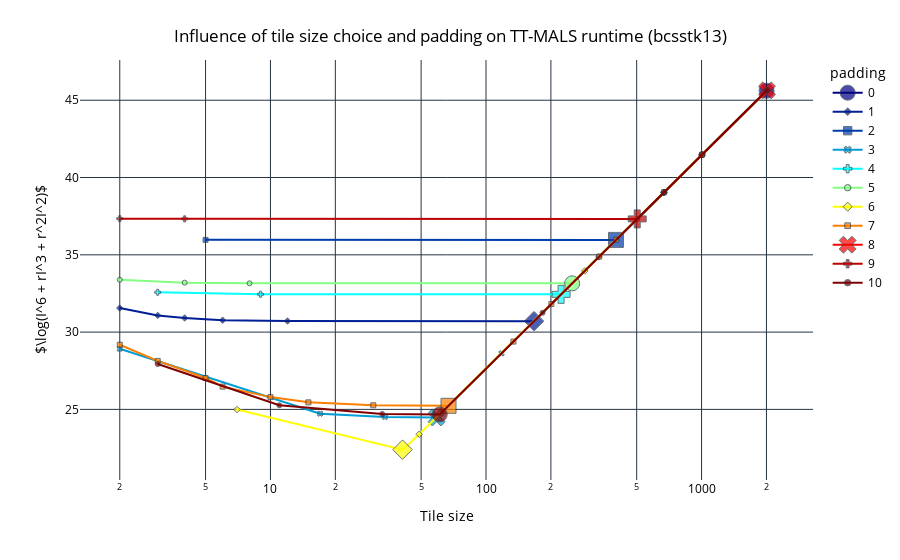

The code cell stored with this chart in its notebook:
### Code cell
line_plot_padding_tile_size_tt_mals_runtime_per_matrix(padding_df, "bcsstk13")

### Figure 1 — Plotly figure (JSON) as saved in the notebook; plotly's stock layout.template omitted (floating-point values rounded to 4 significant figures)
{"data": [{"hovertemplate": "padding=0<br>Tile size=%{x}<br>log_obj_func=%{y}<extra></extra>", "legendgroup": "0", "line": {"color": "rgb(0, 0, 131)", "dash": "solid"}, "marker": {"symbol": "circle", "size": [15]}, "mode": "lines+markers", "name": "0", "orientation": "v", "showlegend": true, "x": [2003.0], "xaxis": "x", "y": [45.61], "yaxis": "y", "type": "scatter"}, {"hovertemplate": "padding=1<br>Tile size=%{x}<br>log_obj_func=%{y}<extra></extra>", "legendgroup": "1", "line": {"color": "rgb(0, 30, 150)", "dash": "solid"}, "marker": {"symbol": "diamond", "size": [5, 5, 5, 5, 5, 15, 5, 5, 5, 5, 5]}, "mode": "lines+markers", "name": "1", "orientation": "v", "showlegend": true, "x": [2.0, 3.0, 4.0, 6.0, 12.0, 167.0, 334.0, 501.0, 668.0, 1002.0, 2004.0], "xaxis": "x", "y": [31.55, 31.08, 30.92, 30.77, 30.72, 30.71, 34.87, 37.3, 39.03, 41.46, 45.62], "yaxis": "y", "type": "scatter"}, {"hovertemplate": "padding=2<br>Tile size=%{x}<br>log_obj_func=%{y}<extra></extra>", "legendgroup": "2", "line": {"color": "rgb(0, 60, 170)", "dash": "solid"}, "marker": {"symbol": "square", "size": [5, 15, 5]}, "mode": "lines+markers", "name": "2", "orientation": "v", "showlegend": true, "x": [5.0, 401.0, 2005.0], "xaxis": "x", "y": [35.97, 35.96, 45.62], "yaxis": "y", "type": "scatter"}, {"hovertemplate": "padding=3<br>Tile size=%{x}<br>log_obj_func=%{y}<extra></extra>", "legendgroup": "3", "line": {"color": "rgb(2, 157, 212)", "dash": "solid"}, "marker": {"symbol": "x", "size": [5, 5, 5, 15, 5, 5, 5]}, "mode": "lines+markers", "name": "3", "orientation": "v", "showlegend": true, "x": [2.0, 17.0, 34.0, 59.0, 118.0, 1003.0, 2006.0], "xaxis": "x", "y": [28.92, 24.72, 24.51, 24.48, 28.62, 41.46, 45.62], "yaxis": "y", "type": "scatter"}, {"hovertemplate": "padding=4<br>Tile size=%{x}<br>log_obj_func=%{y}<extra></extra>", "legendgroup": "4", "line": {"color": "rgb(5, 255, 255)", "dash": "solid"}, "marker": {"symbol": "cross", "size": [5, 5, 15, 5, 5]}, "mode": "lines+markers", "name": "4", "orientation": "v", "showlegend": true, "x": [3.0, 9.0, 223.0, 669.0, 2007.0], "xaxis": "x", "y": [32.58, 32.45, 32.44, 39.03, 45.63], "yaxis": "y", "type": "scatter"}, {"hovertemplate": "padding=5<br>Tile size=%{x}<br>log_obj_func=%{y}<extra></extra>", "legendgroup": "5", "line": {"color": "rgb(130, 255, 128)", "dash": "solid"}, "marker": {"symbol": "circle", "size": [5, 5, 5, 15, 5, 5, 5]}, "mode": "lines+markers", "name": "5", "orientation": "v", "showlegend": true, "x": [2.0, 4.0, 8.0, 251.0, 502.0, 1004.0, 2008.0], "xaxis": "x", "y": [33.39, 33.2, 33.16, 33.15, 37.31, 41.47, 45.63], "yaxis": "y", "type": "scatter"}, {"hovertemplate": "padding=6<br>Tile size=%{x}<br>log_obj_func=%{y}<extra></extra>", "legendgroup": "6", "line": {"color": "rgb(255, 255, 0)", "dash": "solid"}, "marker": {"symbol": "diamond", "size": [5, 15, 5, 5, 5]}, "mode": "lines+markers", "name": "6", "orientation": "v", "showlegend": true, "x": [7.0, 41.0, 49.0, 287.0, 2009.0], "xaxis": "x", "y": [24.99, 22.4, 23.39, 33.96, 45.63], "yaxis": "y", "type": "scatter"}, {"hovertemplate": "padding=7<br>Tile size=%{x}<br>log_obj_func=%{y}<extra></extra>", "legendgroup": "7", "line": {"color": "rgb(252, 128, 0)", "dash": "solid"}, "marker": {"symbol": "square", "size": [5, 5, 5, 5, 5, 5, 5, 15, 5, 5, 5, 5, 5, 5, 5]}, "mode": "lines+markers", "name": "7", "orientation": "v", "showlegend": true, "x": [2.0, 3.0, 5.0, 6.0, 10.0, 15.0, 30.0, 67.0, 134.0, 201.0, 335.0, 402.0, 670.0, 1005.0, 2010.0], "xaxis": "x", "y": [29.18, 28.14, 27.03, 26.47, 25.79, 25.46, 25.27, 25.23, 29.39, 31.82, 34.88, 35.98, 39.04, 41.48, 45.64], "yaxis": "y", "type": "scatter"}, {"hovertemplate": "padding=8<br>Tile size=%{x}<br>log_obj_func=%{y}<extra></extra>", "legendgroup": "8", "line": {"color": "rgb(250, 0, 0)", "dash": "solid"}, "marker": {"symbol": "x", "size": [15]}, "mode": "lines+markers", "name": "8", "orientation": "v", "showlegend": true, "x": [2011.0], "xaxis": "x", "y": [45.64], "yaxis": "y", "type": "scatter"}, {"hovertemplate": "padding=9<br>Tile size=%{x}<br>log_obj_func=%{y}<extra></extra>", "legendgroup": "9", "line": {"color": "rgb(189, 0, 0)", "dash": "solid"}, "marker": {"symbol": "cross", "size": [5, 5, 15, 5, 5]}, "mode": "lines+markers", "name": "9", "orientation": "v", "showlegend": true, "x": [2.0, 4.0, 503.0, 1006.0, 2012.0], "xaxis": "x", "y": [37.34, 37.33, 37.32, 41.48, 45.64], "yaxis": "y", "type": "scatter"}, {"hovertemplate": "padding=10<br>Tile size=%{x}<br>log_obj_func=%{y}<extra></extra>", "legendgroup": "10", "line": {"color": "rgb(128, 0, 0)", "dash": "solid"}, "marker": {"symbol": "circle", "size": [5, 5, 5, 15, 5, 5, 5]}, "mode": "lines+markers", "name": "10", "orientation": "v", "showlegend": true, "x": [3.0, 11.0, 33.0, 61.0, 183.0, 671.0, 2013.0], "xaxis": "x", "y": [27.93, 25.27, 24.71, 24.67, 31.26, 39.05, 45.64], "yaxis": "y", "type": "scatter"}], "layout": {"xaxis": {"anchor": "y", "domain": [0.0, 1.0], "title": {"text": "Tile size"}, "type": "log"}, "yaxis": {"anchor": "x", "domain": [0.0, 1.0], "title": {"text": "$\\log(I^6 + rI^3 + r^2I^2)$"}}, "legend": {"title": {"text": "padding"}, "tracegroupgap": 0}, "margin": {"t": 60}, "title": {"text": "Influence of tile size choice and padding on TT-MALS runtime (bcsstk13)", "x": 0.5, "xanchor": "center", "yanchor": "top"}, "font": {"color": "black"}, "plot_bgcolor": "white", "paper_bgcolor": "white"}}
